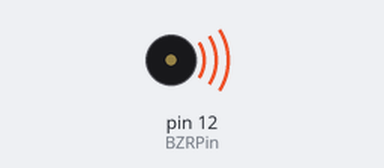
Bench run of a program on a simulated Raspberry Pi (header pin numbers). Parts: buzzer (waves = sounding).

Above: at 0.1 s.
Timing chart, 0 to 40.0 s (numbered marks = the images above):
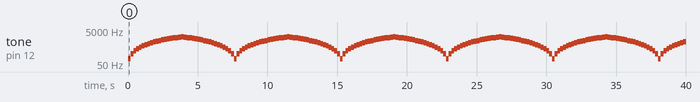

The program:

03_passiveBuzzer.py
```python
#!/usr/bin/env python

#-----------------------------------------------------------
# File name   : 03_passiveBuzzer.py
# Description : make a passive buzzer beep.
# Author      : Jason
# E-mail      : jason@adeept.com
# Website     : www.adeept.com
# Date        : 2015/06/12
#-----------------------------------------------------------

import RPi.GPIO as GPIO
import time

BZRPin = 12

GPIO.setwarnings(False)
GPIO.setmode(GPIO.BOARD)       # Numbers pins by physical location
GPIO.setup(BZRPin, GPIO.OUT)   # Set pin mode as output
GPIO.output(BZRPin, GPIO.LOW)

p = GPIO.PWM(BZRPin, 50) # init frequency: 50HZ
p.start(50)  # Duty cycle: 50%

try:
	while True:
		for f in range(100, 2000, 100):
			p.ChangeFrequency(f)
			time.sleep(0.2)
		for f in range(2000, 100, -100):
			p.ChangeFrequency(f)
			time.sleep(0.2)
except KeyboardInterrupt:
	p.stop()
	GPIO.cleanup()
```

Measured:
- by itself, tone on pin 12 (BZRPin): plays 100 Hz for 0.20 s, 200 Hz for 0.20 s, 300 Hz for 0.20 s, 400 Hz for 0.20 s, 500 Hz for 0.20 s, 600 Hz for 0.20 s … (200 notes in this stretch)
